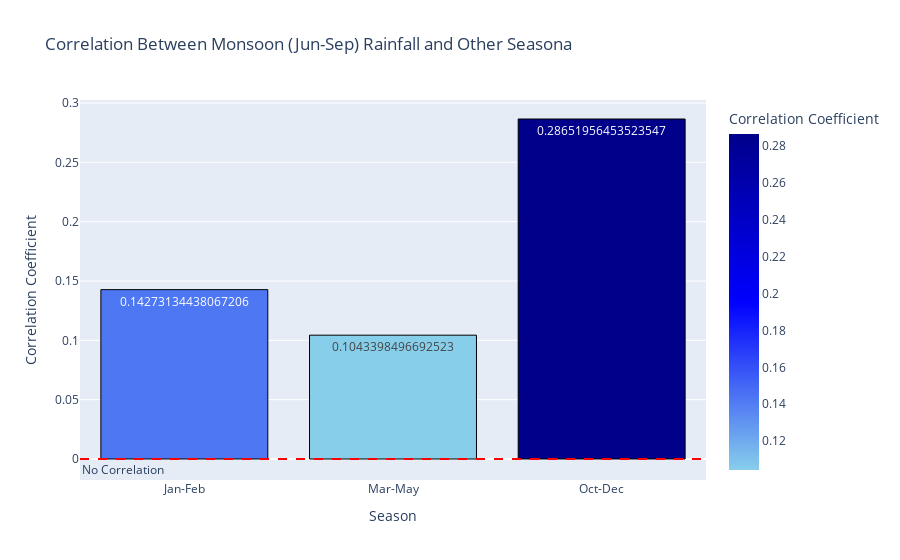

Source (notebook cell):
### Markdown cell above
Now, we will calculate the correlation coefficients between seasonal rainfall and annual rainfall totals to understand how much each season contributes to the overall yearly rainfall:

### Code cell
# correlation analysis between monsoon (Jun-Sep) rainfall and other seasons
seasonal_cols = ['Jan-Feb','Mar-May','Jun-Sep','Oct-Dec']
monsoon_cols = 'Jun-Sep'
relationships ={}

for season in seasonal_cols:
  if season != monsoon_cols:
    corr, _ = pearsonr(rainfall_data[monsoon_cols],rainfall_data[season])
    relationships[season] = corr

correlation_data = pd.DataFrame({
    'Season': list(relationships.keys()),
    'Correlation Coefficient': list(relationships.values())
})

fig = px.bar(
    correlation_data,
    x='Season',
    y='Correlation Coefficient',
    title='Correlation Between Monsoon (Jun-Sep) Rainfall and Other Seasona',
    labels={'Season':'Season','Correlation Coefficient':'Correlation Coefficient'},
    text='Correlation Coefficient',
    color='Correlation Coefficient',
    color_continuous_scale = ['skyblue','blue','darkblue']
)

fig.add_hline(
    y=0,
    line_dash='dash',
    line_color='red',
    annotation_text ='No Correlation',
    annotation_position ='bottom left'
)

fig.update_traces(marker_line_color='black', marker_line_width=1)


fig.show()

### Figure 1 — Plotly figure (JSON) as saved in the notebook; plotly's stock layout.template omitted (floating-point values rounded to 4 significant figures)
{"data": [{"alignmentgroup": "True", "hovertemplate": "Season=%{x}<br>Correlation Coefficient=%{marker.color}<extra></extra>", "legendgroup": "", "marker": {"color": [0.1427, 0.1043, 0.2865], "coloraxis": "coloraxis", "line": {"color": "black", "width": 1}, "pattern": {"shape": ""}}, "name": "", "offsetgroup": "", "orientation": "v", "showlegend": false, "text": [0.1427, 0.1043, 0.2865], "textposition": "auto", "type": "bar", "x": ["Jan-Feb", "Mar-May", "Oct-Dec"], "xaxis": "x", "y": [0.1427, 0.1043, 0.2865], "yaxis": "y"}], "layout": {"annotations": [{"showarrow": false, "text": "No Correlation", "x": 0, "xanchor": "left", "xref": "x domain", "y": 0, "yanchor": "top", "yref": "y"}], "autosize": true, "barmode": "relative", "coloraxis": {"colorbar": {"title": {"text": "Correlation Coefficient"}}, "colorscale": [[0, "skyblue"], [0.5, "blue"], [1, "darkblue"]]}, "legend": {"tracegroupgap": 0}, "shapes": [{"line": {"color": "red", "dash": "dash"}, "type": "line", "x0": 0, "x1": 1, "xref": "x domain", "y0": 0, "y1": 0, "yref": "y"}], "title": {"text": "Correlation Between Monsoon (Jun-Sep) Rainfall and Other Seasona"}, "xaxis": {"anchor": "y", "autorange": true, "domain": [0, 1], "range": [-0.5, 2.5], "title": {"text": "Season"}, "type": "category"}, "yaxis": {"anchor": "x", "autorange": true, "domain": [0, 1], "range": [-0.03581, 0.3035], "title": {"text": "Correlation Coefficient"}, "type": "linear"}}}
